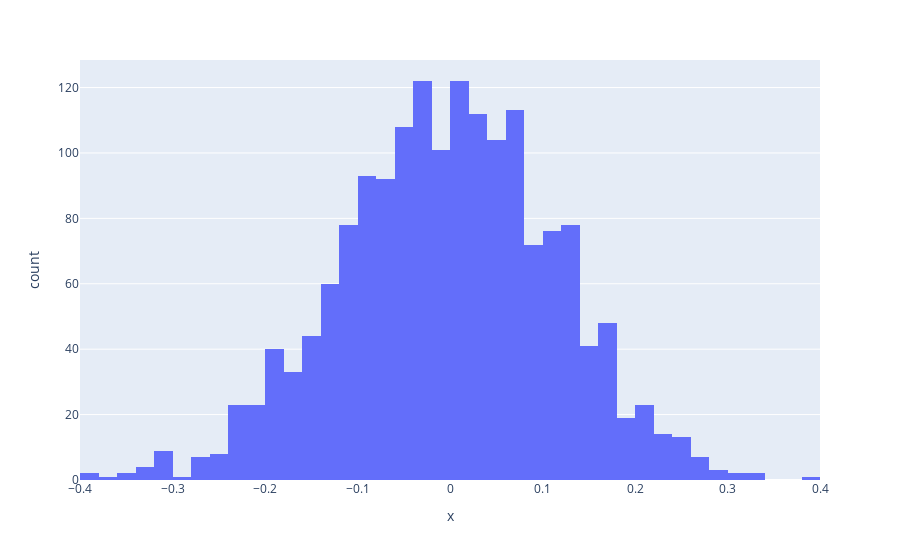
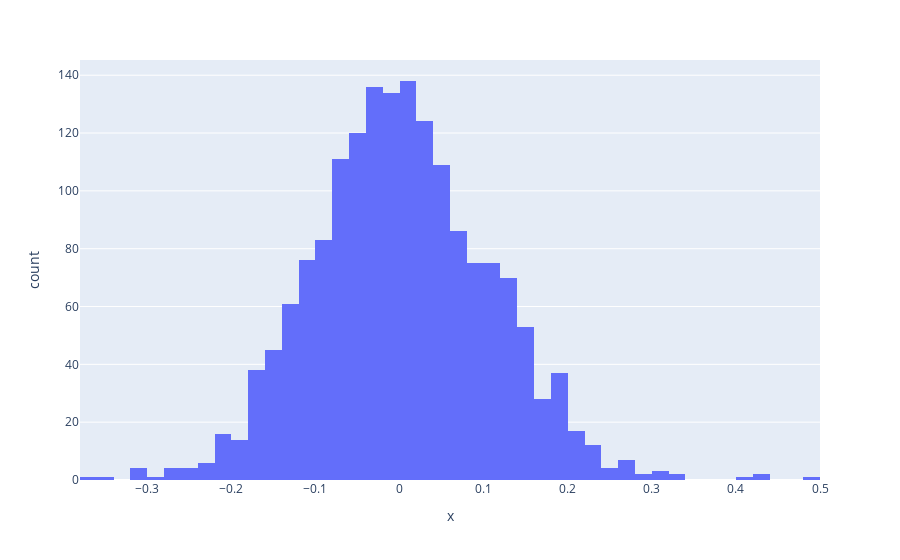
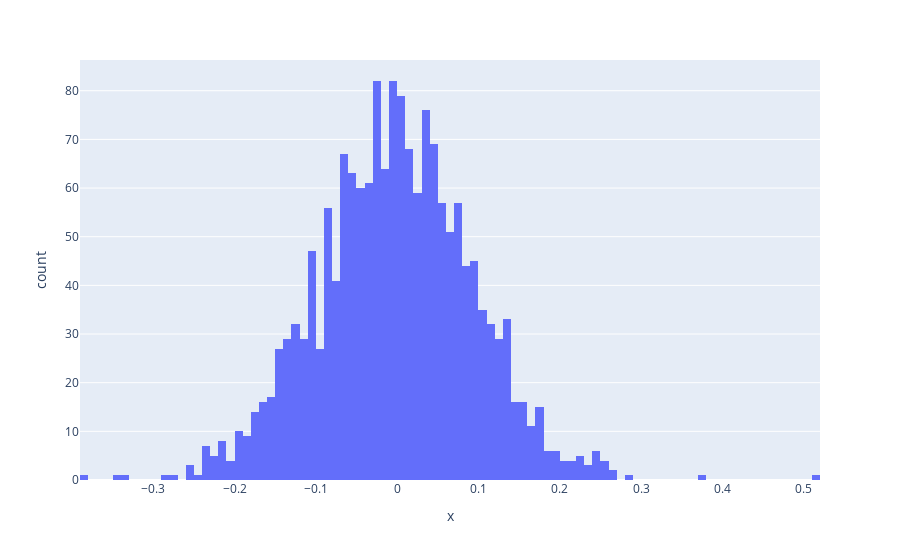

Notebook code cell kept with these figures, in order:
### Code cell
for c in range(3):
    fig = px.histogram(
        x=[X[i][c] for i in range(len(X))],
    )
    fig.show()

### Figure 1 — Plotly figure (JSON) as saved in the notebook; plotly's stock layout.template omitted (floating-point values rounded to 4 significant figures; data arrays with more than 128 entries replaced by an {"elided": "..."} marker saying what was removed)
{"data": [{"bingroup": "x", "hovertemplate": "x=%{x}<br>count=%{y}<extra></extra>", "legendgroup": "", "marker": {"color": "#636efa", "pattern": {"shape": ""}}, "name": "", "orientation": "v", "showlegend": false, "type": "histogram", "x": {"elided": "1701 float values"}, "xaxis": "x", "yaxis": "y"}], "layout": {"barmode": "relative", "legend": {"tracegroupgap": 0}, "margin": {"t": 60}, "xaxis": {"anchor": "y", "domain": [0, 1], "title": {"text": "x"}}, "yaxis": {"anchor": "x", "domain": [0, 1], "title": {"text": "count"}}}}

### Figure 2 — Plotly figure (JSON) as saved in the notebook; plotly's stock layout.template omitted (floating-point values rounded to 4 significant figures; data arrays with more than 128 entries replaced by an {"elided": "..."} marker saying what was removed)
{"data": [{"bingroup": "x", "hovertemplate": "x=%{x}<br>count=%{y}<extra></extra>", "legendgroup": "", "marker": {"color": "#636efa", "pattern": {"shape": ""}}, "name": "", "orientation": "v", "showlegend": false, "type": "histogram", "x": {"elided": "1701 float values"}, "xaxis": "x", "yaxis": "y"}], "layout": {"barmode": "relative", "legend": {"tracegroupgap": 0}, "margin": {"t": 60}, "xaxis": {"anchor": "y", "domain": [0, 1], "title": {"text": "x"}}, "yaxis": {"anchor": "x", "domain": [0, 1], "title": {"text": "count"}}}}

### Figure 3 — Plotly figure (JSON) as saved in the notebook; plotly's stock layout.template omitted (floating-point values rounded to 4 significant figures; data arrays with more than 128 entries replaced by an {"elided": "..."} marker saying what was removed)
{"data": [{"bingroup": "x", "hovertemplate": "x=%{x}<br>count=%{y}<extra></extra>", "legendgroup": "", "marker": {"color": "#636efa", "pattern": {"shape": ""}}, "name": "", "orientation": "v", "showlegend": false, "type": "histogram", "x": {"elided": "1701 float values"}, "xaxis": "x", "yaxis": "y"}], "layout": {"barmode": "relative", "legend": {"tracegroupgap": 0}, "margin": {"t": 60}, "xaxis": {"anchor": "y", "domain": [0, 1], "title": {"text": "x"}}, "yaxis": {"anchor": "x", "domain": [0, 1], "title": {"text": "count"}}}}
